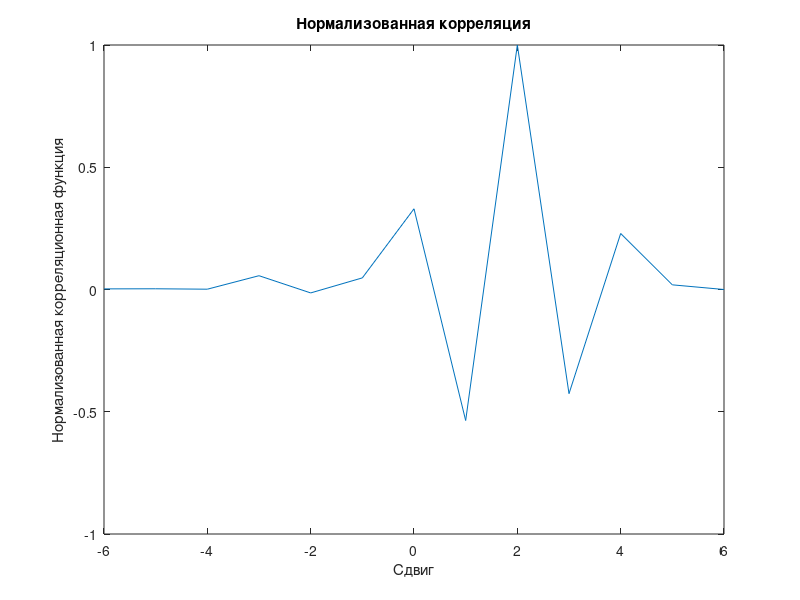
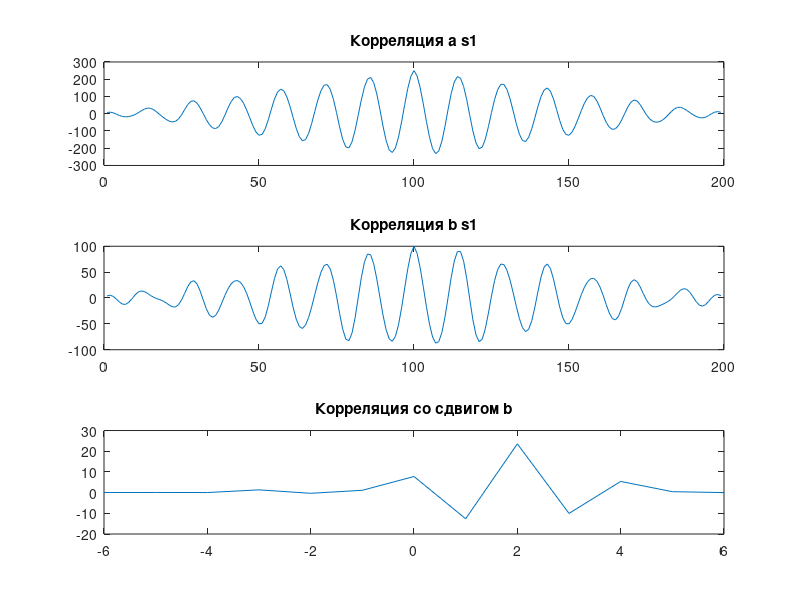

Reproduce these figures in MATLAB, in order.
t = (0:100-1)/100;
pi = 3.14;

% Заданные частоты
f1 = 7; f2 = 11; f3 = 15;

% Формирование сигналов s1, s2 и s3
s1 = cos(2 * pi * f1 * t);
s2 = cos(2 * pi * f2 * t);
s3 = cos(2 * pi * f3 * t);

% Формирование сигналов a и b
a = 5 * s1 + 2 * s2 + 2 * s3;
b = 2 * s1 + 3 * s2;

% Вычисление корреляции
corsa = xcorr(s1, a);
corsb = xcorr(s1, b);
disp("Корреляция a s1")
disp(corsa);
disp("Корреляция b s1")
disp(corsb);

% Создание новых сигналов
a = [0.3 0.2 -0.1 4.2 -2 1.5 0];
b = [0.3 4 -2.2 1.6 0.1 0.1 0.2];

% Вычисление корреляции между новыми сигналами
corab = xcorr(a, b);
disp("Корреляция a b")
disp(corab);

% Поиск максимальной корреляции со сдвигом
[cormas, lags] = xcorr(a, b);
[maxznach, maxidx] = max(cormas);
maxsdvig = lags(maxidx) - 1;
disp("Максимальная корреляция");
disp(maxznach);
disp("При сдвиге");
disp(maxsdvig);
norm_corr = cormas / max(cormas);
figure;
plot(lags, norm_corr);
title('Нормализованная корреляция');
xlabel('Сдвиг');
ylabel('Нормализованная корреляционная функция');

% Визуализация результатов
figure;
subplot(3, 1, 1);
plot(corsa);
title("Корреляция a s1");

subplot(3, 1, 2);
plot(corsb);
title("Корреляция b s1");

subplot(3, 1, 3);
plot(lags, cormas);
title("Корреляция со сдвигом b");
